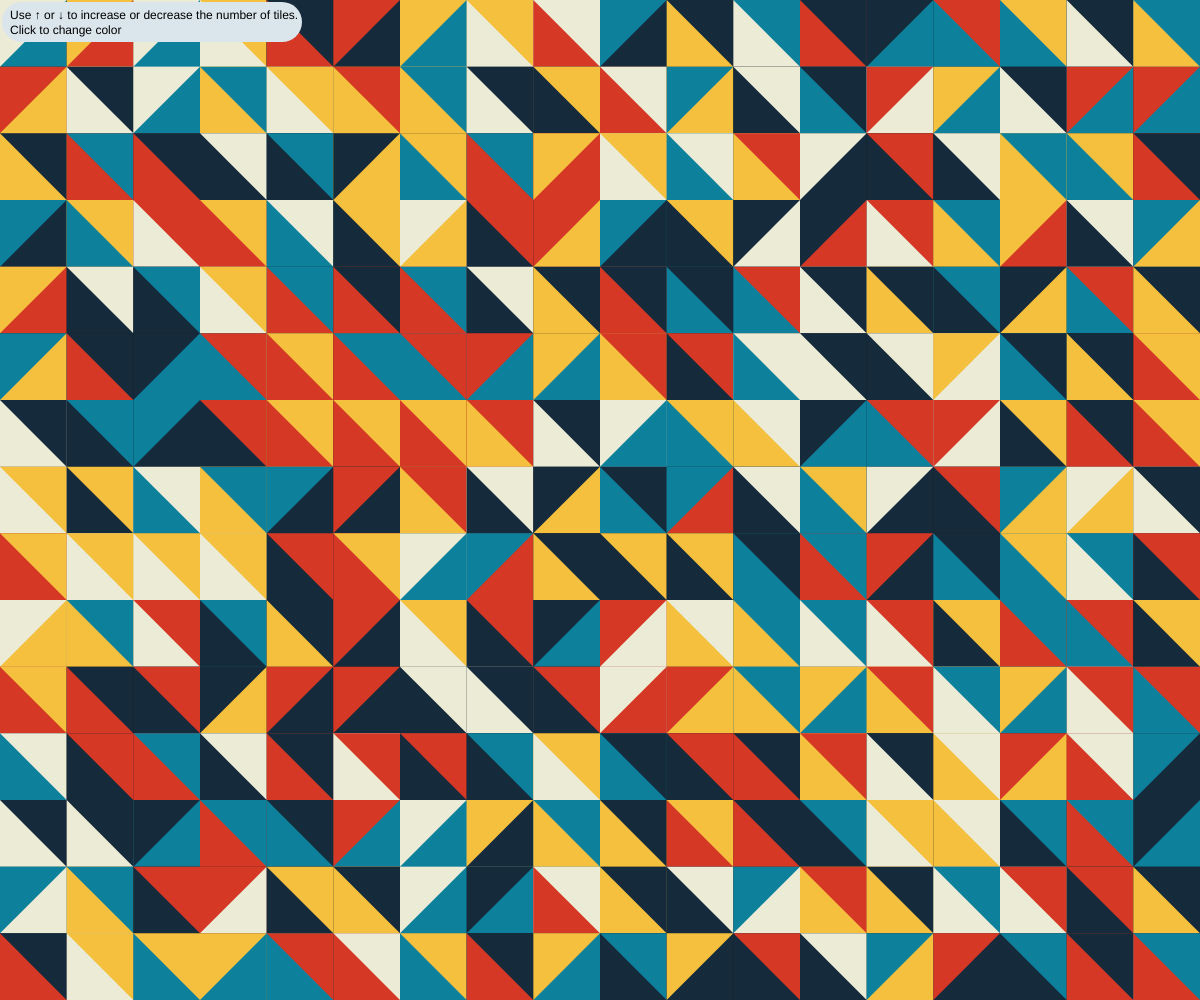
Frame 1 (no input)
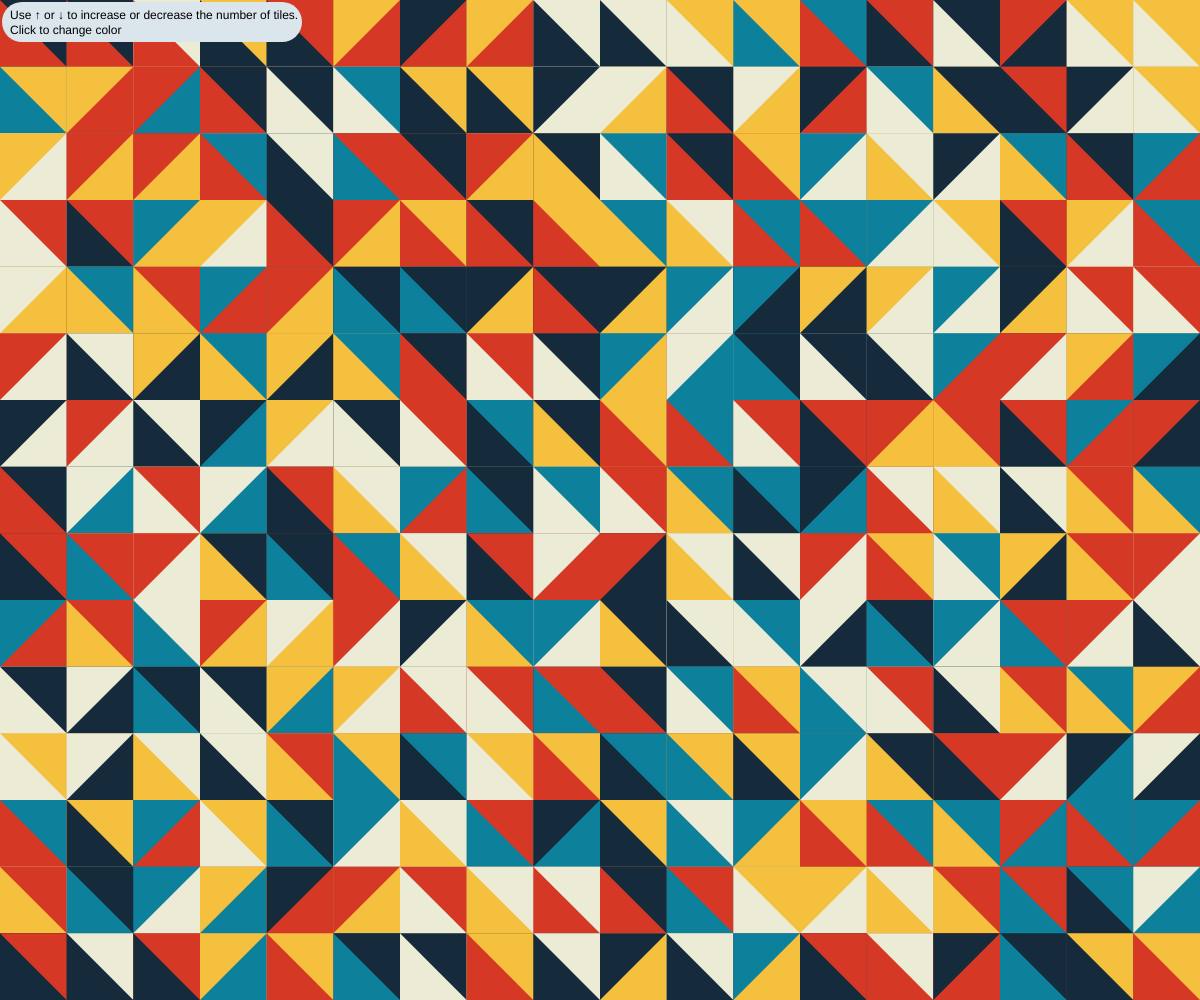
Frame 2 (the mouse pressed at the canvas centre, redrawn once)

The p5.js sketch that drew these frames (run headless with seeded random() and noise() and a simulated clock; the mouse was pressed at the canvas centre and the sketch redrawn once):

// p5.js sketch
// ── sketch.js
const colorPalettes = [
  ['#152A3B', '#0D809C', '#F5C03E', '#D63826', '#EBEBD6'],
  ['#0F4155', '#5399A1', '#8CA96B', '#CB5548', '#E7E6F5'],
  ['#E8614F', '#F3F2DB', '#79C3A7', '#668065', '#4B3331'],
  ['#DBE5EC', '#336B87', '#2A3132', '#E94D35', '#EFAC55']
];
let queueNumber = [0, 1, 2, 3, 4];
let totalTile = 18;
let colorThemeIndex = 0;
let currentPalette, tileX, tileY;
let upButton, downButton;

function setup() {
  size = windowWidth;
  createCanvas(windowWidth, windowHeight);
  background(25);
  angleMode(DEGREES);
  noLoop();
}

function draw() {
  noStroke();
  tileX = windowWidth / totalTile;
  tileY = windowHeight / totalTile;
  currentPalette = colorPalettes[colorThemeIndex];
  for (let x = 0; x < windowWidth; x += tileX) {
    for (let y = 0; y < windowHeight; y += tileX) {
      queueNumber = shuffle(queueNumber);
      fill(currentPalette[queueNumber[0]]);
      rect(x, y, tileX, tileX);
      fill(currentPalette[queueNumber[1]]);
      switch (round(random(0.51, 9.49))) {
        case 1: triangle(x, y, x, y + tileX, x + tileX, y + tileX); break;
        case 2: triangle(x, y, x + tileX, y, x + tileX, y + tileX); break;
        case 3: triangle(x + tileX, y, x + tileX, y + tileX, x, y); break;
        case 4: triangle(x + tileX, y + tileX, x + tileX, y, x, y); break;
        case 5: triangle(x + tileX, y, x + tileX, y + tileX, x, y + tileX); break;
        case 6: triangle(x, y, x + tileX, y + tileX, x, y + tileX); break;
        case 7: triangle(x + tileX, y, x, y, x + tileX, y + tileX); break;
        case 8: triangle(x, y + tileX, x + tileX, y, x, y); break;
        case 9: triangle(x + tileX, y, x, y + tileX, x + tileX, y + tileX); break;
      }
    }
  }

  fill('#DBE5EC');
  rect(2, 2, 300, 40, 100, 100);
  let message = 'Use ↑ or ↓ to increase or decrease the number of tiles. \nClick to change color';
  fill(0);
  textSize(12);
  text(message, 10, 10, 300, 50);
}

function mouseClicked() {
  colorThemeIndex = (colorThemeIndex + 1) % 4;
  redraw();
}

function keyPressed() {
  if (keyCode === UP_ARROW) {
    incrementTile();
  }
  if (keyCode === DOWN_ARROW) {
    decrementTile();
  }
}

function incrementTile() {
  totalTile += 1;
  redraw();
}
function decrementTile() {
  totalTile -= 1;
  redraw();
}
